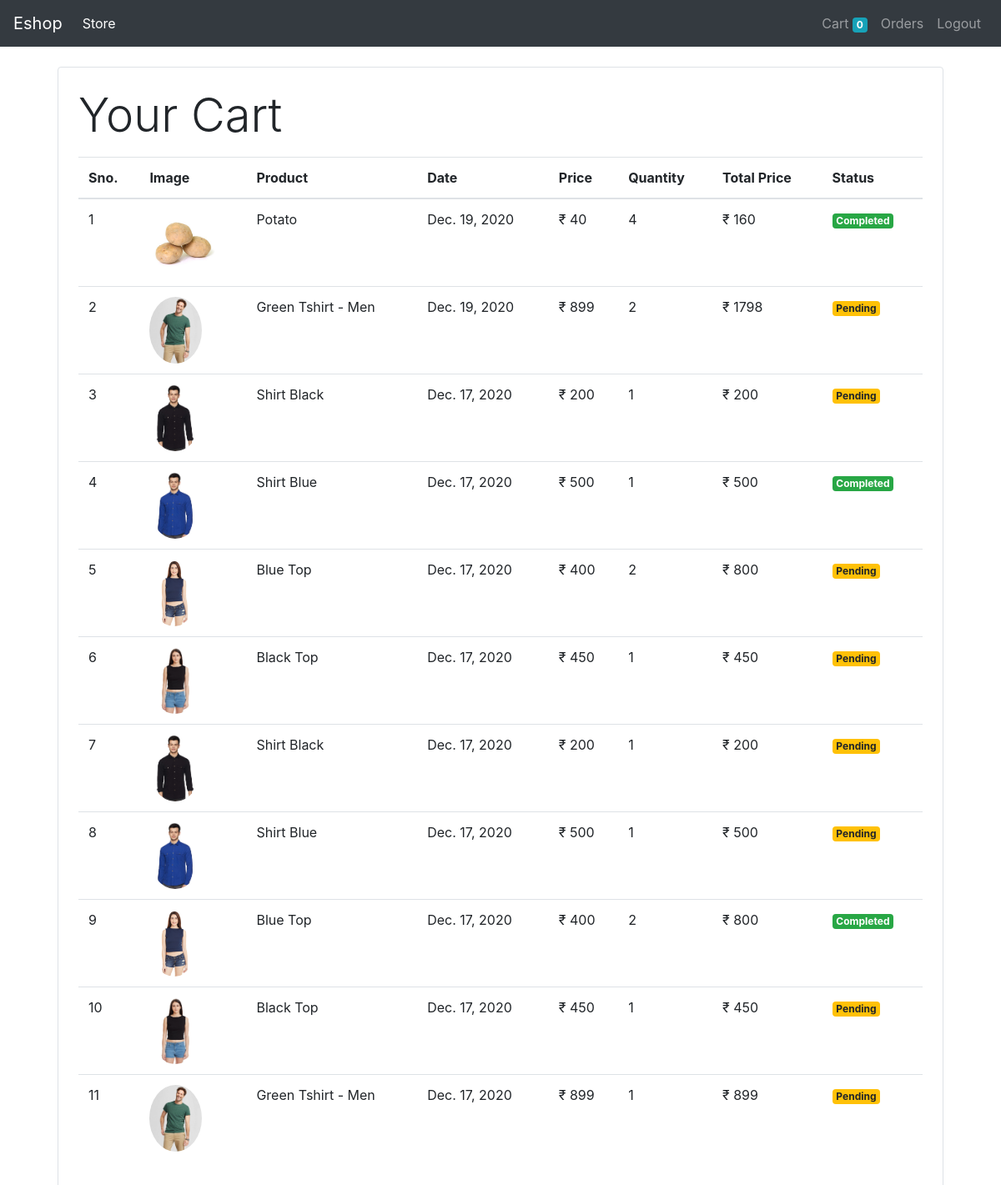
The app's page /orders (signed in) with its own data.
### store/models/orders.py (models this page shows, shortened)
class Order(models.Model):
    product = models.ForeignKey(Product, on_delete=models.CASCADE)
    customer = models.ForeignKey(Customer, on_delete=models.CASCADE)
    quantity = models.IntegerField(default=1)
    price = models.IntegerField()
    address = models.CharField(max_length=50, default='', blank=True)
    phone = models.CharField(max_length=50, default='', blank=True)
    date = models.DateField(default=datetime.datetime.today)
    status = models.BooleanField(default=False)
    def get_orders_by_customer(customerId):
        return Order.objects.filter(customer = customerId).order_by('-date')

### store/models/product.py (models this page shows, shortened)
class Product(models.Model):
    name = models.CharField(max_length=50)
    price = models.IntegerField(default=0)
    category = models.ForeignKey(Category, on_delete=models.CASCADE, default=1)
    description = models.CharField(max_length=200, default='', null=True, blank=True)
    image = models.ImageField(upload_to='uploads/products/')

### store/middlewares/auth.py (the view)
    def middleware(request):
        print("middleware")
        returnURL = request.META['PATH_INFO']
        if not request.session.get('customer'):
            return redirect(f'login?return_url={returnURL}')
        response = get_response(request)
        return response

### store/templatetags/custom_filter.py (called while the page is built)
@register.filter(name='currency')
def currency(number):
    curr = "₹ "+str(number)
    return curr

@register.filter(name='multiply')
def multiply(number, number1):
    return number*number1

### store/views/orders.py (called while the page is built)
    def get(self, request):
        customer = request.session.get('customer')
        orders = Order.get_orders_by_customer(customer)
        print(orders)
        return render(request, 'order.html', {'orders' : orders})

### store/templates/order.html
{% extends 'base.html' %}
{% block content %}
{% load cart %}
{% load custom_filter %}
<div class="container">
    <div class="border rounded p-4 m-4">
        <p class="display-4">Your Cart</p>
        <table class="table">
            <thead>
                <tr>
                    <th>Sno.</th>
                    <th>Image</th>
                    <th>Product</th>
                    <th>Date</th>
                    <th>Price</th>
                    <th>Quantity</th>
                    <th>Total Price</th>
                    <th>Status</th>
                </tr>
            </thead>
            <tbody>
                {% for order in orders %}
                <tr>
                    <td>{{forloop.counter}}</td>
                    <td><img src="{{order.product.image.url}}" class="rounded-circle" style="height: 80px;"></td>
                    <td>{{order.product.name}}</td>
                    <td>{{order.date}}</td>
                    <td>{{order.price|currency}}</td>
                    <td>{{order.quantity}}</td>
                    <td>{{order.quantity|multiply:order.price|currency}}</td>
                    {% if order.status %}
                    <td><small class="badge badge-success ">Completed</small></td>
                    {% else %}
                    <td><small class="badge badge-warning ">Pending</small></td>
                    {% endif %}
                </tr>
                {% endfor %}
            </tbody>
        </table>
    </div>
</div>
{% endblock %}

### store/templates/base.html (shortened to what this page needs)
<!doctype html>
<html lang="en">
<head>
    <link rel="stylesheet" href="https://cdn.jsdelivr.net/npm/bootstrap@4.5.3/dist/css/bootstrap.min.css"
>
</head>
<body>
    <nav class="navbar navbar-expand-lg navbar-dark bg-dark mb-2">
        <a class="navbar-brand" href="/">Eshop</a>
        <div class="collapse navbar-collapse" id="navbarSupportedContent">
            <ul class="navbar-nav mr-auto">
                <li class="nav-item active">
                    <a class="nav-link" href="#">Store <span class="sr-only">(current)</span></a>
                </li>
            </ul>
            <ul class="navbar-nav my-2 my-lg-0">
                <li class="nav-item">
                    <a class="nav-link" href="/cart">Cart
                    <span class="badge badge-info">{{request.session.cart.keys|length}}</span></a>
                </li>
                {% if request.session.customer %}
                <li class="nav-item">
                    <a class="nav-link" href="/orders">Orders</a>
                </li>
                <li class="nav-item">
                    <a class="nav-link" href="/logout">Logout</a>
                </li>
                {% endif %}
            </ul>
        </div>
    </nav>
    {% block content %}{% endblock %}
</body>
</html>

### records on screen
Order: product.image (picture), product.name "Potato", date "Dec. 19, 2020", price "₹ 40", quantity "4", quantity|multiply "₹ 160", status "Completed"
Order: product.image (picture), product.name "Green Tshirt - Men", date "Dec. 19, 2020", price "₹ 899", quantity "2", quantity|multiply "₹ 1798", status "Pending"
Order: product.image (picture), product.name "Shirt Black", date "Dec. 17, 2020", price "₹ 200", quantity "1", quantity|multiply "₹ 200", status "Pending"
Order: product.image (picture), product.name "Shirt Blue", date "Dec. 17, 2020", price "₹ 500", quantity "1", quantity|multiply "₹ 500", status "Completed"
Order: product.image (picture), product.name "Blue Top", date "Dec. 17, 2020", price "₹ 400", quantity "2", quantity|multiply "₹ 800", status "Pending"
Order: product.image (picture), product.name "Black Top", date "Dec. 17, 2020", price "₹ 450", quantity "1", quantity|multiply "₹ 450", status "Pending"
Order: product.image (picture), product.name "Shirt Black", date "Dec. 17, 2020", price "₹ 200", quantity "1", quantity|multiply "₹ 200", status "Pending"
Order: product.image (picture), product.name "Shirt Blue", date "Dec. 17, 2020", price "₹ 500", quantity "1", quantity|multiply "₹ 500", status "Pending"
Order: product.image (picture), product.name "Blue Top", date "Dec. 17, 2020", price "₹ 400", quantity "2", quantity|multiply "₹ 800", status "Completed"
Order: product.image (picture), product.name "Black Top", date "Dec. 17, 2020", price "₹ 450", quantity "1", quantity|multiply "₹ 450", status "Pending"
Order: product.image (picture), product.name "Green Tshirt - Men", date "Dec. 17, 2020", price "₹ 899", quantity "1", quantity|multiply "₹ 899", status "Pending"

### other values on screen
{{ request.session.cart.keys|length }} "0"
